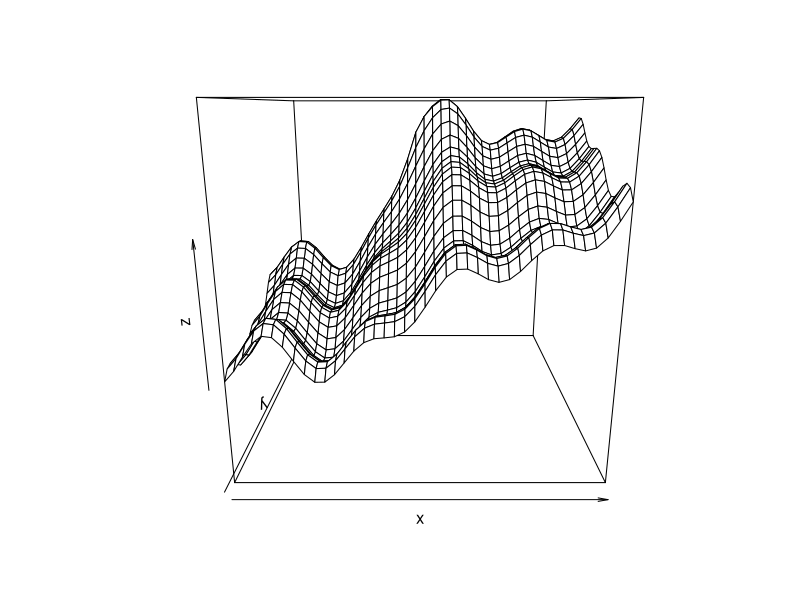

Write the R code that produced this figure.
x11()

x <- seq(-10, 10, length=40)
y <- seq(-10, 10, length=40)

z <- matrix (
  outer(x, y,
        function(x, y) {
          14 - 
          sqrt( (x+cos(y)/10) ^2 + (y - sin(x)/5) ^2) +
          cos((x-2)/3)*sin(x) + 
          cos((y-2)/4)*cos(y) +
        # 
          sqrt( (x+3) ^ 2 + (y/2-2) ^2)
        }
  ),
  nrow=length(x)
)

persp(x, y, z)

locator(1)
